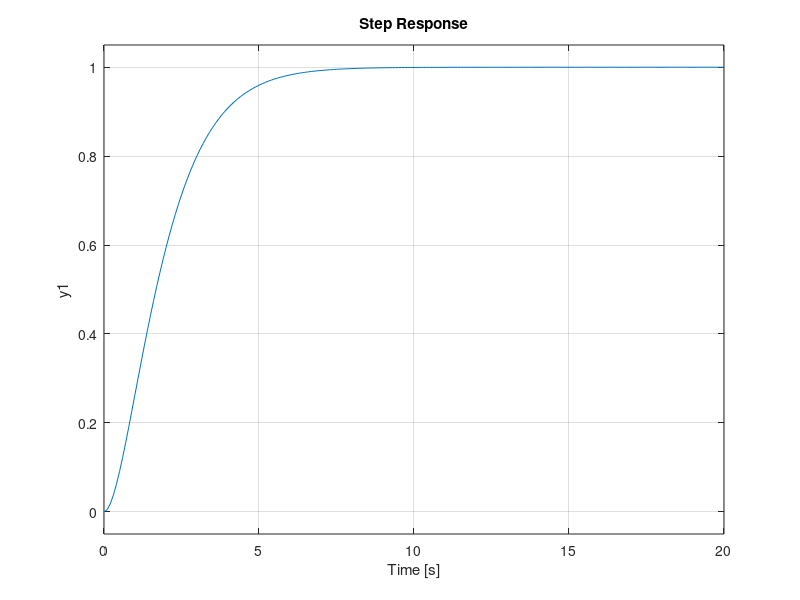
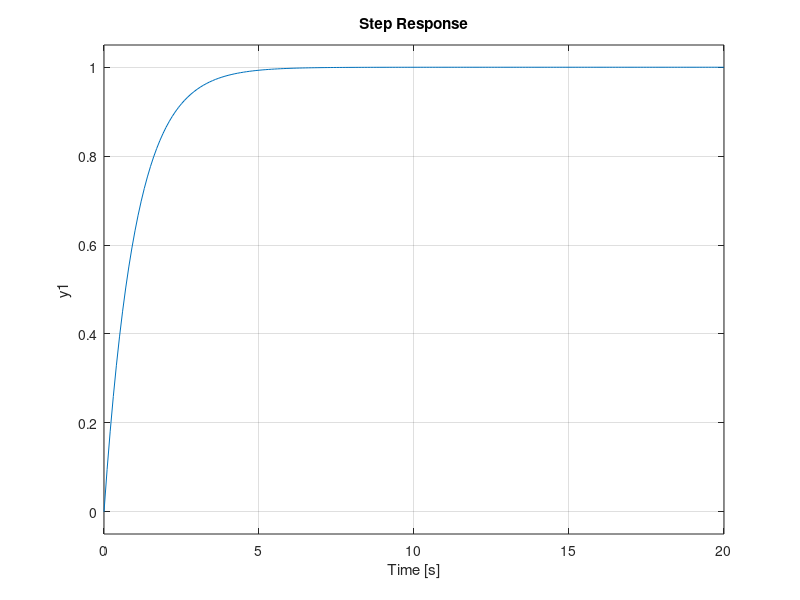

Write the MATLAB code that produced these figures, in order.
%Clear
clear
clc
close all


%% Define Transfer Function

% 3. Second Order Critically Damped System
% G(s) = 1 / (s+1)^2
% G(s) = 1 / s^2 + 2s + 1

M3 = 1;
B3 = 2;
k3 = 1;

G_num3 = [1];
G_den3 = [M3 B3 k3];

G3 = tf(G_num3,G_den3)


% 4. First Order System
% G(s) = 1 / s+1

B4 = 1;
k4 = 1;

G_num4 = [1];
G_den4 = [B4 k4];

G4 = tf(G_num4,G_den4)

% step response
step(G3,0:0.1:20)
figure
% step response
step(G4,0:0.1:20)
